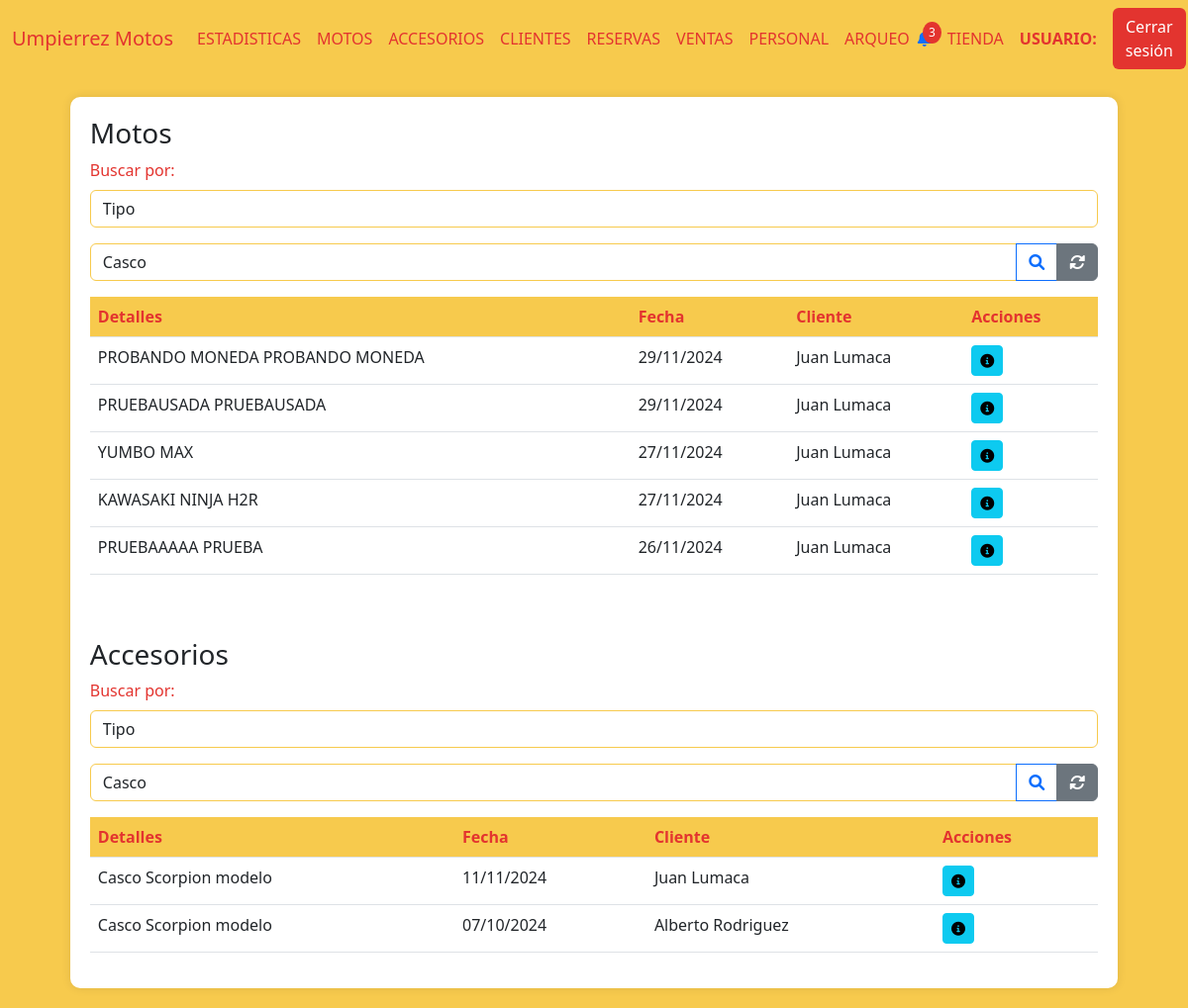
Screenshot of /ventas (signed in) with the database file from the repository.
### AppUM/models.py (models this page shows)
class ComprasVentas(models.Model):
    moto = models.ForeignKey(Moto, related_name='moto_cliente', on_delete=models.CASCADE)
    cliente = models.ForeignKey(Cliente, related_name='cliente_moto', on_delete=models.CASCADE)
    fecha_compra = models.DateField()
    fotocopia_libreta = models.ImageField(null=True, blank=True, upload_to="documentacion/libretas/")
    compra_venta = models.FileField(null=True, blank=True, upload_to="documentacion/compra_venta/")
    certificado_venta = models.FileField(null=True, blank=True, upload_to="documentacion/certificado_venta/")
    tipo = models.CharField(max_length=20)
    forma_de_pago = models.TextField(null=True, blank=True)
    class Meta:
        pass

class ClienteAccesorio(models.Model):
    accesorio = models.ForeignKey(Accesorio, related_name='accesorio_cliente', on_delete=models.CASCADE)
    cliente = models.ForeignKey(Cliente, related_name='cliente_cliente', on_delete=models.CASCADE)
    fecha_compra = models.DateField()
    factura = models.IntegerField(null=True)
    factura_rut = models.IntegerField(null=True)
    factura_documento = models.FileField(null=True, blank=True, upload_to="documentacion/facturas_accesorios/")

### AppUM/decorators.py (the view)
    def _wrapped_view(request, *args, **kwargs):
        user = request.user
        if user.is_authenticated:
            usuario_consulta = Personal.objects.filter(usuario=user.username).first()
            if usuario_consulta:
                if Administrativo.objects.filter(personal_ptr_id=usuario_consulta.id,activo=1).exists():
                    return view_func(request, *args, **kwargs)
                else:
                    raise PermissionDenied
            else:
                return view_func(request, *args, **kwargs)
        else:
            return redirect('Login')  # Redirigir al login si no está autenticado

### AppUM/templates/perfil_administrativo/ventas/ventas.html (shortened to what this page needs)
{% extends "perfil_administrativo/padre_perfil_administrativo.html" %}
{% load static %}
{% block contenidoQueCambia %}
<div class="table-container" id="inventarios">
    <h3>Motos</h3>
    <div class="mb-3">
        <label for="estado" class="form-label">Buscar por:</label>
        <select class="form-control" name="estado_accesorio" id="tipo_busqueda" onchange="tipo_busqueda()">
            <option value="tipo">Tipo</option>
        </select>
    </div>
    <form action="{% url 'BusquedaTipoAccesorio' %}" enctype="multipart/form-data" method="get" id="busqueda_tipo">{% csrf_token %}
        <div class="input-group mb-3">
            <select class="form-control" name="tipo_accesorio" id="tipo_accesorio">
                <option value="casco">Casco</option>
            </select>
            <button class="btn btn-outline-primary" type="submit">
                <i class="fas fa-search"></i>
            </button>
            <a href="{% url 'Accesorios' %}" class="btn btn-secondary">
                <i class="fas fa-sync-alt"></i>
            </a>
        </div>
    </form>
    <table class="table">
        <thead>
            <tr>
                <th>Detalles</th>
                <th>Fecha</th>
                <th>Cliente</th>
                <th>Acciones</th>
            </tr>
        </thead>
        <tbody>
            {% if page_obj %}
                {% for moto in page_obj %}
            <tr>
                <td>{{ moto.moto.moto__marca }} {{ moto.moto.moto__modelo }}</td>
                <td>{{ moto.moto.fecha_compra|date:"d/m/Y"}}</td>
                <td>{{ moto.moto.cliente__nombre }} {{ moto.moto.cliente__apellido }}</td>
                <td>
                    <a href="{% url 'ClienteFicha' moto.moto.cliente__id %}"><button class="btn btn-sm btn-info"><i class="fas fa-info-circle"></i></button></a>
                </td>
            </tr>
            {% endfor %}
            {% else %}
                <tr>
                    <td colspan="9" class="text-center text-muted">
                        No hay registros de accesorios disponibles.
                    </td>
                </tr>
            {% endif %}
        </tbody>
    </table>
<br>
<br>
    <h3>Accesorios</h3>
    <div class="mb-3">
        <label for="estado" class="form-label">Buscar por:</label>
        <select class="form-control" name="estado_accesorio" id="tipo_busqueda" onchange="tipo_busqueda()">
            <option value="tipo">Tipo</option>
        </select>
    </div>
    <form action="{% url 'BusquedaTipoAccesorio' %}" enctype="multipart/form-data" method="get" id="busqueda_tipo">{% csrf_token %}
        <div class="input-group mb-3">
            <select class="form-control" name="tipo_accesorio" id="tipo_accesorio">
                <option value="casco">Casco</option>
            </select>
            <button class="btn btn-outline-primary" type="submit">
                <i class="fas fa-search"></i>
            </button>
            <a href="{% url 'Accesorios' %}" class="btn btn-secondary">
                <i class="fas fa-sync-alt"></i>
            </a>
        </div>
    </form>
    <table class="table">
        <thead>
            <tr>
                <th>Detalles</th>
                <th>Fecha</th>
                <th>Cliente</th>
                <th>Acciones</th>
            </tr>
        </thead>
        <tbody>
            {% if page_objAccs %}
                {% for accesorio in page_objAccs %}
            <tr>
                <td>{{ accesorio.accesorio.accesorio__tipo }} {{ accesorio.accesorio.accesorio__marca }} {{ accesorio.accesorio.accesorio__modelo }}</td>
                <td>{{ accesorio.accesorio.fecha_compra|date:"d/m/Y"}}</td>
                <td>{{ accesorio.accesorio.cliente__nombre }} {{ accesorio.accesorio.cliente__apellido }}</td>
                <td>
                    <a href="{% url 'ClienteFicha' accesorio.accesorio.cliente__id %}"><button class="btn btn-sm btn-info"><i class="fas fa-info-circle"></i></button></a>
                </td>
            </tr>
            {% endfor %}
            {% else %}
                <tr>
                    <td colspan="9" class="text-center text-muted">
                        No hay registros de accesorios disponibles.
                    </td>
                </tr>
            {% endif %}
        </tbody>
    </table>
</div>
{% endblock %}

### AppUM/static/css/styles.css (style rules this page uses)
body { background-color: #f7ca4d; }
.form-label { color: #e3342f; }
.form-control { border-color: #f7ca4d; }
.table-container { background-color: #fff; border-radius: 10px; padding: 20px; box-shadow: 0px 0px 10px rgba(0, 0, 0, 0.1); margin: 20px auto; max-width: 90%; }
.table th { background-color: #f7ca4d; color: #e3342f; }

### rows the page displays
ComprasVentas: moto.moto__marca "PROBANDO MONEDA", moto.moto__modelo "PROBANDO MONEDA", moto.fecha_compra "29/11/2024", moto.cliente__nombre "Juan", moto.cliente__apellido "Lumaca"
ComprasVentas: moto.moto__marca "PRUEBAUSADA", moto.moto__modelo "PRUEBAUSADA", moto.fecha_compra "29/11/2024", moto.cliente__nombre "Juan", moto.cliente__apellido "Lumaca"
ComprasVentas: moto.moto__marca "YUMBO", moto.moto__modelo "MAX", moto.fecha_compra "27/11/2024", moto.cliente__nombre "Juan", moto.cliente__apellido "Lumaca"
ComprasVentas: moto.moto__marca "KAWASAKI", moto.moto__modelo "NINJA H2R", moto.fecha_compra "27/11/2024", moto.cliente__nombre "Juan", moto.cliente__apellido "Lumaca"
ComprasVentas: moto.moto__marca "PRUEBAAAAA", moto.moto__modelo "PRUEBA", moto.fecha_compra "26/11/2024", moto.cliente__nombre "Juan", moto.cliente__apellido "Lumaca"
ClienteAccesorio: accesorio.accesorio__tipo "Casco", accesorio.accesorio__marca "Scorpion", accesorio.accesorio__modelo "modelo", accesorio.fecha_compra "11/11/2024", accesorio.cliente__nombre "Juan", accesorio.cliente__apellido "Lumaca"
ClienteAccesorio: accesorio.accesorio__tipo "Casco", accesorio.accesorio__marca "Scorpion", accesorio.accesorio__modelo "modelo", accesorio.fecha_compra "07/10/2024", accesorio.cliente__nombre "Alberto", accesorio.cliente__apellido "Rodriguez"
